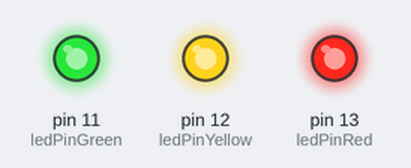
This sketch was run on a simulated Arduino Uno, built with avr-gcc and run on an emulated ATmega328P. On the bench: output pins drawn as LEDs (lit = HIGH).

Above: at 0.2 s.
At 1.7 s:
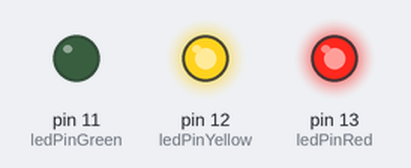
Timing chart, 0 to 3.0 s (numbered marks = the images above):
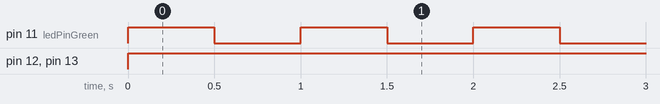

Measured:
- by itself, pin 11 (ledPinGreen): alternates HIGH for 0.50 s and LOW for 0.50 s
- by itself, pin 12 (ledPinYellow), pin 13 (ledPinRed): LOW → HIGH at 0.00 s

The sketch:

Millis_Function_Example.ino
```cpp
/*
  Blink
  Makes the Green LED flash repeatedly (every 500ms) with a function millis()
*/

const int ledPinRed = 13;
const int ledPinYellow = 12;
const int ledPinGreen = 11;

unsigned long timerOne = 0;

bool state;

void setup() {
  pinMode(ledPinRed, OUTPUT);
  pinMode(ledPinYellow, OUTPUT);
  pinMode(ledPinGreen, OUTPUT);
}

void loop() {
  digitalWrite(ledPinRed, HIGH);     //turn off red LED
  digitalWrite(ledPinYellow, HIGH);  //turn off yellow LED

  int interval = 500;                //blink every 500ms
  blink(interval);                   //start the function
}

void blink(int interval){
  if (millis() >= timerOne) {        //is time reached?
    timerOne = millis() + interval;  //set new time

    state = !state;
    digitalWrite(ledPinGreen, state);
  }
}
```
